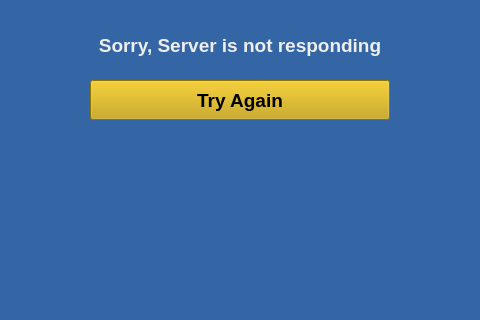
<?xml version="1.0" encoding="UTF-8"?>
<ui version="4.0">
 <class>server</class>
 <widget class="QMainWindow" name="server">
  <property name="geometry">
   <rect>
    <x>0</x>
    <y>0</y>
    <width>480</width>
    <height>320</height>
   </rect>
  </property>
  <property name="windowTitle">
   <string>MainWindow</string>
  </property>
  <property name="styleSheet">
   <string notr="true">background-color: rgb(52, 101, 164);</string>
  </property>
  <widget class="QWidget" name="centralwidget">
   <widget class="QLabel" name="label3">
    <property name="geometry">
     <rect>
      <x>80</x>
      <y>30</y>
      <width>320</width>
      <height>30</height>
     </rect>
    </property>
    <property name="font">
     <font>
      <pointsize>14</pointsize>
      <weight>75</weight>
      <bold>true</bold>
     </font>
    </property>
    <property name="styleSheet">
     <string notr="true">color: rgb(238, 238, 236);</string>
    </property>
    <property name="text">
     <string>Sorry, Server is not responding</string>
    </property>
    <property name="scaledContents">
     <bool>true</bool>
    </property>
    <property name="alignment">
     <set>Qt::AlignCenter</set>
    </property>
   </widget>
   <widget class="QPushButton" name="pb2">
    <property name="geometry">
     <rect>
      <x>90</x>
      <y>80</y>
      <width>300</width>
      <height>40</height>
     </rect>
    </property>
    <property name="font">
     <font>
      <pointsize>14</pointsize>
      <weight>75</weight>
      <bold>true</bold>
     </font>
    </property>
    <property name="styleSheet">
     <string notr="true">background-color: rgb(196, 160, 0);</string>
    </property>
    <property name="text">
     <string>Try Again</string>
    </property>
   </widget>
  </widget>
 </widget>
 <resources/>
 <connections/>
</ui>
